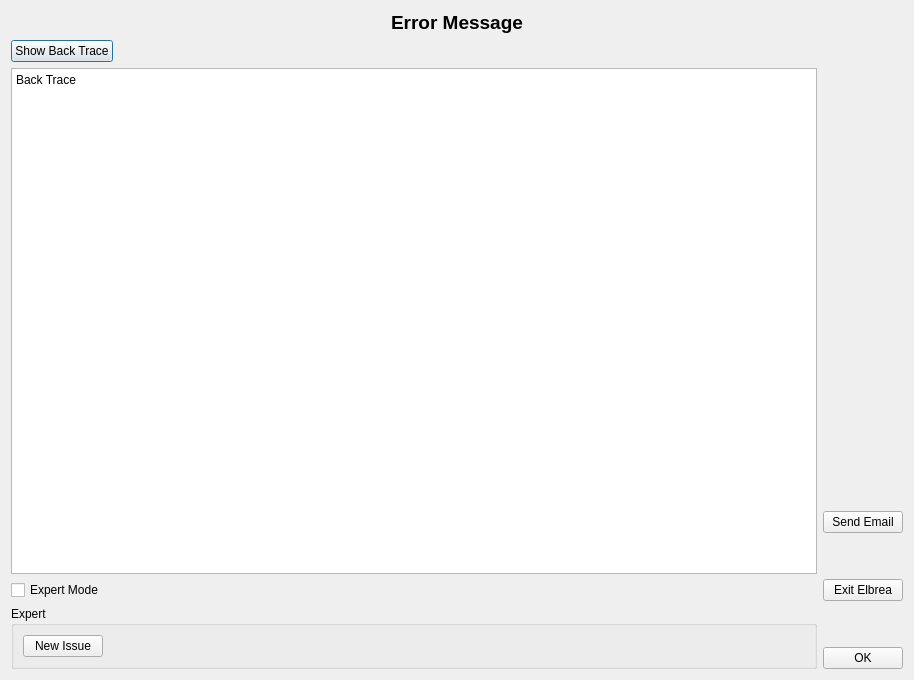
<?xml version="1.0" encoding="UTF-8"?>
<ui version="4.0">
 <class>critical_error_form</class>
 <widget class="QDialog" name="critical_error_form">
  <property name="windowModality">
   <enum>Qt::ApplicationModal</enum>
  </property>
  <property name="geometry">
   <rect>
    <x>0</x>
    <y>0</y>
    <width>914</width>
    <height>680</height>
   </rect>
  </property>
  <property name="windowTitle">
   <string>Elbrea Critical Error</string>
  </property>
  <layout class="QVBoxLayout" name="verticalLayout_3">
   <item>
    <widget class="QLabel" name="error_message_label">
     <property name="sizePolicy">
      <sizepolicy hsizetype="Expanding" vsizetype="Minimum">
       <horstretch>0</horstretch>
       <verstretch>0</verstretch>
      </sizepolicy>
     </property>
     <property name="font">
      <font>
       <pointsize>14</pointsize>
       <weight>75</weight>
       <bold>true</bold>
      </font>
     </property>
     <property name="lineWidth">
      <number>1</number>
     </property>
     <property name="text">
      <string>Error Message</string>
     </property>
     <property name="textFormat">
      <enum>Qt::RichText</enum>
     </property>
     <property name="alignment">
      <set>Qt::AlignCenter</set>
     </property>
    </widget>
   </item>
   <item>
    <layout class="QHBoxLayout" name="horizontalLayout_3">
     <item>
      <layout class="QVBoxLayout" name="verticalLayout_2">
       <item>
        <layout class="QHBoxLayout" name="horizontalLayout">
         <item>
          <widget class="QPushButton" name="show_backtrace_button">
           <property name="sizePolicy">
            <sizepolicy hsizetype="Fixed" vsizetype="Fixed">
             <horstretch>0</horstretch>
             <verstretch>0</verstretch>
            </sizepolicy>
           </property>
           <property name="text">
            <string>Show Back Trace</string>
           </property>
          </widget>
         </item>
         <item>
          <spacer name="horizontalSpacer">
           <property name="orientation">
            <enum>Qt::Horizontal</enum>
           </property>
           <property name="sizeHint" stdset="0">
            <size>
             <width>40</width>
             <height>20</height>
            </size>
           </property>
          </spacer>
         </item>
        </layout>
       </item>
       <item>
        <widget class="QTextEdit" name="back_trace_text_browser">
         <property name="enabled">
          <bool>true</bool>
         </property>
         <property name="minimumSize">
          <size>
           <width>800</width>
           <height>500</height>
          </size>
         </property>
         <property name="documentTitle">
          <string notr="true"/>
         </property>
         <property name="readOnly">
          <bool>true</bool>
         </property>
         <property name="html">
          <string>&lt;!DOCTYPE HTML PUBLIC &quot;-//W3C//DTD HTML 4.0//EN&quot; &quot;http://www.w3.org/TR/REC-html40/strict.dtd&quot;&gt;
&lt;html&gt;&lt;head&gt;&lt;meta name=&quot;qrichtext&quot; content=&quot;1&quot; /&gt;&lt;style type=&quot;text/css&quot;&gt;
p, li { white-space: pre-wrap; }
&lt;/style&gt;&lt;/head&gt;&lt;body style=&quot; font-family:'Sans Serif'; font-size:9pt; font-weight:400; font-style:normal;&quot;&gt;
&lt;p style=&quot; margin-top:0px; margin-bottom:0px; margin-left:0px; margin-right:0px; -qt-block-indent:0; text-indent:0px;&quot;&gt;Back Trace&lt;/p&gt;&lt;/body&gt;&lt;/html&gt;</string>
         </property>
        </widget>
       </item>
       <item>
        <widget class="QCheckBox" name="checkBox">
         <property name="sizePolicy">
          <sizepolicy hsizetype="Expanding" vsizetype="Fixed">
           <horstretch>0</horstretch>
           <verstretch>0</verstretch>
          </sizepolicy>
         </property>
         <property name="text">
          <string>Expert Mode</string>
         </property>
         <property name="checkable">
          <bool>true</bool>
         </property>
        </widget>
       </item>
       <item>
        <widget class="QGroupBox" name="expert_group_box">
         <property name="enabled">
          <bool>true</bool>
         </property>
         <property name="sizePolicy">
          <sizepolicy hsizetype="Expanding" vsizetype="Minimum">
           <horstretch>0</horstretch>
           <verstretch>0</verstretch>
          </sizepolicy>
         </property>
         <property name="title">
          <string>Expert</string>
         </property>
         <property name="flat">
          <bool>false</bool>
         </property>
         <property name="checkable">
          <bool>false</bool>
         </property>
         <layout class="QFormLayout" name="formLayout">
          <item row="0" column="0">
           <widget class="QPushButton" name="new_issue_button">
            <property name="text">
             <string>New Issue</string>
            </property>
           </widget>
          </item>
         </layout>
        </widget>
       </item>
      </layout>
     </item>
     <item>
      <layout class="QVBoxLayout" name="verticalLayout">
       <item>
        <spacer name="verticalSpacer">
         <property name="orientation">
          <enum>Qt::Vertical</enum>
         </property>
         <property name="sizeHint" stdset="0">
          <size>
           <width>20</width>
           <height>40</height>
          </size>
         </property>
        </spacer>
       </item>
       <item>
        <widget class="QPushButton" name="send_email_button">
         <property name="sizePolicy">
          <sizepolicy hsizetype="Fixed" vsizetype="Fixed">
           <horstretch>0</horstretch>
           <verstretch>0</verstretch>
          </sizepolicy>
         </property>
         <property name="text">
          <string>Send Email</string>
         </property>
        </widget>
       </item>
       <item>
        <spacer name="verticalSpacer_4">
         <property name="orientation">
          <enum>Qt::Vertical</enum>
         </property>
         <property name="sizeType">
          <enum>QSizePolicy::Fixed</enum>
         </property>
         <property name="sizeHint" stdset="0">
          <size>
           <width>20</width>
           <height>40</height>
          </size>
         </property>
        </spacer>
       </item>
       <item>
        <widget class="QPushButton" name="exit_button">
         <property name="sizePolicy">
          <sizepolicy hsizetype="Fixed" vsizetype="Fixed">
           <horstretch>0</horstretch>
           <verstretch>0</verstretch>
          </sizepolicy>
         </property>
         <property name="text">
          <string>Exit Elbrea</string>
         </property>
        </widget>
       </item>
       <item>
        <spacer name="verticalSpacer_3">
         <property name="orientation">
          <enum>Qt::Vertical</enum>
         </property>
         <property name="sizeType">
          <enum>QSizePolicy::Fixed</enum>
         </property>
         <property name="sizeHint" stdset="0">
          <size>
           <width>20</width>
           <height>40</height>
          </size>
         </property>
        </spacer>
       </item>
       <item>
        <widget class="QPushButton" name="ok_button">
         <property name="sizePolicy">
          <sizepolicy hsizetype="Fixed" vsizetype="Fixed">
           <horstretch>0</horstretch>
           <verstretch>0</verstretch>
          </sizepolicy>
         </property>
         <property name="text">
          <string>OK</string>
         </property>
        </widget>
       </item>
      </layout>
     </item>
    </layout>
   </item>
  </layout>
 </widget>
 <tabstops>
  <tabstop>exit_button</tabstop>
  <tabstop>ok_button</tabstop>
  <tabstop>checkBox</tabstop>
 </tabstops>
 <resources/>
 <connections>
  <connection>
   <sender>ok_button</sender>
   <signal>clicked()</signal>
   <receiver>critical_error_form</receiver>
   <slot>accept()</slot>
   <hints>
    <hint type="sourcelabel">
     <x>901</x>
     <y>668</y>
    </hint>
    <hint type="destinationlabel">
     <x>932</x>
     <y>931</y>
    </hint>
   </hints>
  </connection>
  <connection>
   <sender>checkBox</sender>
   <signal>toggled(bool)</signal>
   <receiver>expert_group_box</receiver>
   <slot>setVisible(bool)</slot>
   <hints>
    <hint type="sourcelabel">
     <x>379</x>
     <y>598</y>
    </hint>
    <hint type="destinationlabel">
     <x>380</x>
     <y>612</y>
    </hint>
   </hints>
  </connection>
 </connections>
</ui>
